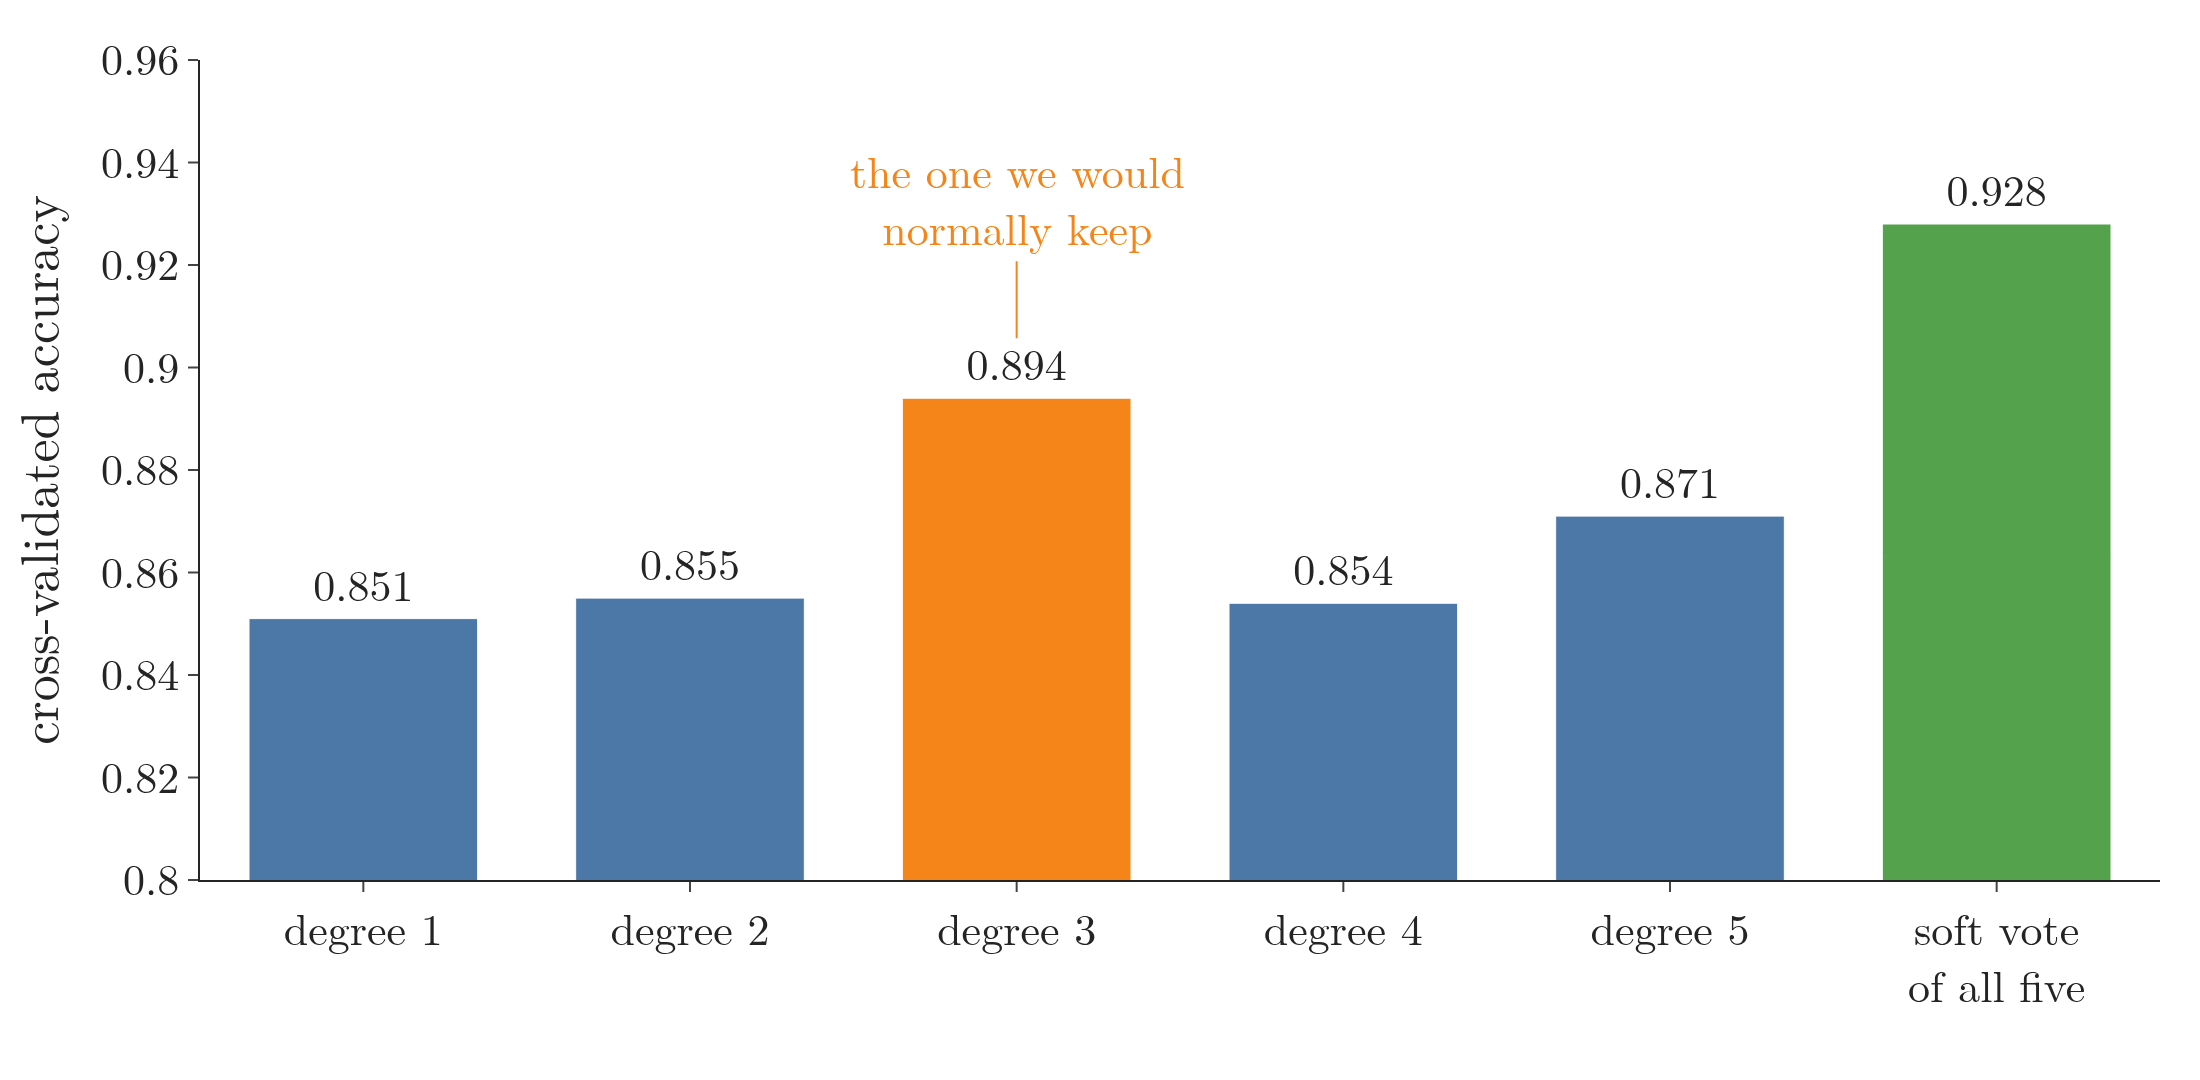

The Python source for this figure:
"""One algorithm, five settings (Plotly): polynomial-kernel SVMs of degree 1 to 5 on make_classification
(1,000 observations, 20 features), each alone and all five in a soft vote. 10-fold cross-validation, as in the notebook."""
from pathlib import Path

import numpy as np
import plotly.graph_objects as go
from sklearn.calibration import CalibratedClassifierCV
from sklearn.datasets import make_classification
from sklearn.ensemble import VotingClassifier
from sklearn.model_selection import cross_val_score
from sklearn.svm import SVC

HERE = Path(__file__).parent
X, y = make_classification(n_samples=1000, n_features=20, n_informative=15, n_redundant=5, random_state=2)
svms = [(f"svm{d}", CalibratedClassifierCV(SVC(kernel="poly", degree=d), ensemble=False)) for d in range(1, 6)]
acc = [round(cross_val_score(m, X, y, cv=10, n_jobs=-1).mean(), 3) for _, m in svms]
vote = round(cross_val_score(VotingClassifier(svms, voting="soft"), X, y, cv=10, n_jobs=-1).mean(), 3)
print(acc, vote)
assert acc == [0.851, 0.855, 0.894, 0.854, 0.871] and vote == 0.928                  # section 5 table
x = [f"degree {d}" for d in range(1, 6)] + ["soft vote<br>of all five"]
col = ["#4C78A8"] * 5 + ["#54A24B"]
col[2] = "#F58518"
fig = go.Figure(go.Bar(x=x, y=acc + [vote], marker_color=col, text=[f"{v:.3f}" for v in acc + [vote]],
                       textposition="outside"))
fig.add_annotation(x=2, y=0.894, ax=0, ay=-70, text="the one we would<br>normally keep", font=dict(color="#F58518"),
                   arrowcolor="#F58518", yshift=30)
fig.update_layout(template="simple_white", width=1100, height=540, font=dict(family="Latin Modern Roman", size=22),
                  yaxis=dict(title="cross-validated accuracy", range=[0.80, 0.96]), margin=dict(l=100, r=20, t=30, b=100),
                  bargap=0.3)
fig.write_image(HERE / "svm_degrees.png", scale=2); fig.write_image(HERE / "svm_degrees.pdf")
